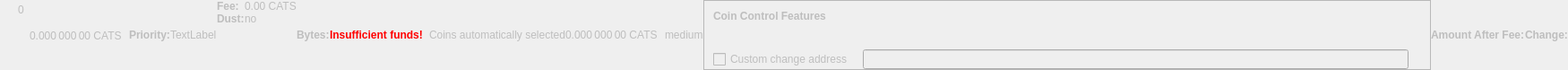
    <widget class="QWidget" name="dummyHideWidget" native="true">
     <property name="enabled">
      <bool>false</bool>
     </property>
     <property name="maximumSize">
      <size>
       <width>100</width>
       <height>22</height>
      </size>
     </property>
     <layout class="QHBoxLayout" name="dummyHideLayout">
      <property name="spacing">
       <number>0</number>
      </property>
      <property name="margin">
       <number>0</number>
      </property>
      <item>
       <layout class="QFormLayout" name="formLayoutCoinControl1">
        <property name="horizontalSpacing">
         <number>10</number>
        </property>
        <property name="verticalSpacing">
         <number>14</number>
        </property>
        <property name="leftMargin">
         <number>10</number>
        </property>
        <property name="topMargin">
         <number>4</number>
        </property>
        <property name="rightMargin">
         <number>6</number>
        </property>
        <item row="0" column="1">
         <widget class="QLabel" name="labelCoinControlBytes">
          <property name="cursor">
           <cursorShape>IBeamCursor</cursorShape>
          </property>
          <property name="contextMenuPolicy">
           <enum>Qt::ActionsContextMenu</enum>
          </property>
          <property name="text">
           <string notr="true">0</string>
          </property>
          <property name="textInteractionFlags">
           <set>Qt::LinksAccessibleByMouse|Qt::TextSelectableByKeyboard|Qt::TextSelectableByMouse</set>
          </property>
         </widget>
        </item>
       </layout>
      </item>
      <item>
       <widget class="QLabel" name="labelCoinControlAfterFee">
        <property name="enabled">
         <bool>false</bool>
        </property>
        <property name="sizePolicy">
         <sizepolicy hsizetype="Fixed" vsizetype="Fixed">
          <horstretch>0</horstretch>
          <verstretch>0</verstretch>
         </sizepolicy>
        </property>
        <property name="minimumSize">
         <size>
          <width>111</width>
          <height>12</height>
         </size>
        </property>
        <property name="maximumSize">
         <size>
          <width>111</width>
          <height>12</height>
         </size>
        </property>
        <property name="cursor">
         <cursorShape>IBeamCursor</cursorShape>
        </property>
        <property name="contextMenuPolicy">
         <enum>Qt::ActionsContextMenu</enum>
        </property>
        <property name="text">
         <string notr="true">0.000 000 00 CATS</string>
        </property>
        <property name="textInteractionFlags">
         <set>Qt::LinksAccessibleByMouse|Qt::TextSelectableByKeyboard|Qt::TextSelectableByMouse</set>
        </property>
       </widget>
      </item>
      <item>
       <widget class="QLabel" name="labelCoinControlPriorityText">
        <property name="enabled">
         <bool>false</bool>
        </property>
        <property name="font">
         <font>
          <weight>75</weight>
          <bold>true</bold>
         </font>
        </property>
        <property name="text">
         <string>Priority:</string>
        </property>
       </widget>
      </item>
      <item>
       <layout class="QHBoxLayout" name="horizontalLayout">
        <item>
         <widget class="QLabel" name="WarningLabel">
          <property name="text">
           <string>TextLabel</string>
          </property>
         </widget>
        </item>
       </layout>
      </item>
      <item>
       <layout class="QFormLayout" name="formLayoutCoinControl3">
        <property name="horizontalSpacing">
         <number>0</number>
        </property>
        <property name="verticalSpacing">
         <number>0</number>
        </property>
        <property name="leftMargin">
         <number>0</number>
        </property>
        <property name="topMargin">
         <number>0</number>
        </property>
        <property name="rightMargin">
         <number>0</number>
        </property>
        <item row="0" column="0">
         <widget class="QLabel" name="labelCoinControlFeeText">
          <property name="enabled">
           <bool>false</bool>
          </property>
          <property name="font">
           <font>
            <weight>75</weight>
            <bold>true</bold>
           </font>
          </property>
          <property name="text">
           <string>Fee:</string>
          </property>
          <property name="margin">
           <number>0</number>
          </property>
         </widget>
        </item>
        <item row="0" column="1">
         <widget class="QLabel" name="labelCoinControlFee">
          <property name="enabled">
           <bool>false</bool>
          </property>
          <property name="cursor">
           <cursorShape>IBeamCursor</cursorShape>
          </property>
          <property name="contextMenuPolicy">
           <enum>Qt::ActionsContextMenu</enum>
          </property>
          <property name="text">
           <string notr="true">0.00 CATS</string>
          </property>
          <property name="textInteractionFlags">
           <set>Qt::LinksAccessibleByMouse|Qt::TextSelectableByKeyboard|Qt::TextSelectableByMouse</set>
          </property>
         </widget>
        </item>
        <item row="1" column="0">
         <widget class="QLabel" name="labelCoinControlLowOutputText">
          <property name="enabled">
           <bool>false</bool>
          </property>
          <property name="font">
           <font>
            <weight>75</weight>
            <bold>true</bold>
           </font>
          </property>
          <property name="text">
           <string>Dust:</string>
          </property>
         </widget>
        </item>
        <item row="1" column="1">
         <widget class="QLabel" name="labelCoinControlLowOutput">
          <property name="enabled">
           <bool>false</bool>
          </property>
          <property name="cursor">
           <cursorShape>IBeamCursor</cursorShape>
          </property>
          <property name="contextMenuPolicy">
           <enum>Qt::ActionsContextMenu</enum>
          </property>
          <property name="text">
           <string>no</string>
          </property>
          <property name="textInteractionFlags">
           <set>Qt::LinksAccessibleByMouse|Qt::TextSelectableByKeyboard|Qt::TextSelectableByMouse</set>
          </property>
         </widget>
        </item>
       </layout>
      </item>
      <item>
       <widget class="QLabel" name="labelCoinControlBytesText">
        <property name="enabled">
         <bool>false</bool>
        </property>
        <property name="font">
         <font>
          <weight>75</weight>
          <bold>true</bold>
         </font>
        </property>
        <property name="text">
         <string>Bytes:</string>
        </property>
       </widget>
      </item>
      <item>
       <layout class="QFormLayout" name="formLayoutCoinControl2">
        <property name="horizontalSpacing">
         <number>0</number>
        </property>
        <property name="verticalSpacing">
         <number>0</number>
        </property>
        <property name="leftMargin">
         <number>0</number>
        </property>
        <property name="topMargin">
         <number>0</number>
        </property>
        <property name="rightMargin">
         <number>0</number>
        </property>
       </layout>
      </item>
      <item>
       <layout class="QHBoxLayout" name="horizontalLayoutCoinControl2">
        <property name="spacing">
         <number>0</number>
        </property>
        <property name="bottomMargin">
         <number>0</number>
        </property>
       </layout>
      </item>
      <item>
       <widget class="QLabel" name="labelCoinControlInsuffFunds">
        <property name="enabled">
         <bool>false</bool>
        </property>
        <property name="minimumSize">
         <size>
          <width>0</width>
          <height>0</height>
         </size>
        </property>
        <property name="font">
         <font>
          <weight>75</weight>
          <bold>true</bold>
         </font>
        </property>
        <property name="styleSheet">
         <string notr="true">color:red;font-weight:bold;</string>
        </property>
        <property name="text">
         <string>Insufficient funds!</string>
        </property>
        <property name="margin">
         <number>5</number>
        </property>
       </widget>
      </item>
      <item>
       <layout class="QFormLayout" name="formLayoutCoinControl4">
        <property name="horizontalSpacing">
         <number>0</number>
        </property>
        <property name="verticalSpacing">
         <number>0</number>
        </property>
        <property name="leftMargin">
         <number>0</number>
        </property>
        <property name="topMargin">
         <number>0</number>
        </property>
        <property name="rightMargin">
         <number>0</number>
        </property>
       </layout>
      </item>
      <item>
       <widget class="QLabel" name="labelCoinControlChangeLabel">
        <property name="enabled">
         <bool>false</bool>
        </property>
        <property name="sizePolicy">
         <sizepolicy hsizetype="Preferred" vsizetype="Expanding">
          <horstretch>0</horstretch>
          <verstretch>0</verstretch>
         </sizepolicy>
        </property>
        <property name="minimumSize">
         <size>
          <width>0</width>
          <height>0</height>
         </size>
        </property>
        <property name="text">
         <string/>
        </property>
        <property name="margin">
         <number>3</number>
        </property>
       </widget>
      </item>
      <item>
       <widget class="QLabel" name="labelCoinControlAutomaticallySelected">
        <property name="enabled">
         <bool>false</bool>
        </property>
        <property name="sizePolicy">
         <sizepolicy hsizetype="Fixed" vsizetype="Fixed">
          <horstretch>0</horstretch>
          <verstretch>0</verstretch>
         </sizepolicy>
        </property>
        <property name="minimumSize">
         <size>
          <width>0</width>
          <height>0</height>
         </size>
        </property>
        <property name="maximumSize">
         <size>
          <width>240</width>
          <height>16777215</height>
         </size>
        </property>
        <property name="text">
         <string>Coins automatically selected</string>
        </property>
        <property name="margin">
         <number>5</number>
        </property>
       </widget>
      </item>
      <item>
       <widget class="QLabel" name="labelCoinControlChange">
        <property name="enabled">
         <bool>false</bool>
        </property>
        <property name="sizePolicy">
         <sizepolicy hsizetype="Fixed" vsizetype="Fixed">
          <horstretch>0</horstretch>
          <verstretch>0</verstretch>
         </sizepolicy>
        </property>
        <property name="minimumSize">
         <size>
          <width>111</width>
          <height>0</height>
         </size>
        </property>
        <property name="maximumSize">
         <size>
          <width>111</width>
          <height>16777215</height>
         </size>
        </property>
        <property name="cursor">
         <cursorShape>IBeamCursor</cursorShape>
        </property>
        <property name="contextMenuPolicy">
         <enum>Qt::ActionsContextMenu</enum>
        </property>
        <property name="text">
         <string notr="true">0.000 000 00 CATS</string>
        </property>
        <property name="textInteractionFlags">
         <set>Qt::LinksAccessibleByMouse|Qt::TextSelectableByKeyboard|Qt::TextSelectableByMouse</set>
        </property>
       </widget>
      </item>
      <item>
       <widget class="QLabel" name="labelCoinControlPriority">
        <property name="enabled">
         <bool>false</bool>
        </property>
        <property name="cursor">
         <cursorShape>IBeamCursor</cursorShape>
        </property>
        <property name="contextMenuPolicy">
         <enum>Qt::ActionsContextMenu</enum>
        </property>
        <property name="text">
         <string>medium</string>
        </property>
        <property name="textInteractionFlags">
         <set>Qt::LinksAccessibleByMouse|Qt::TextSelectableByKeyboard|Qt::TextSelectableByMouse</set>
        </property>
       </widget>
      </item>
      <item>
       <widget class="QFrame" name="frameCoinControl">
        <property name="sizePolicy">
         <sizepolicy hsizetype="Expanding" vsizetype="Expanding">
          <horstretch>0</horstretch>
          <verstretch>0</verstretch>
         </sizepolicy>
        </property>
        <property name="maximumSize">
         <size>
          <width>16777215</width>
          <height>16777215</height>
         </size>
        </property>
        <property name="frameShape">
         <enum>QFrame::StyledPanel</enum>
        </property>
        <property name="frameShadow">
         <enum>QFrame::Sunken</enum>
        </property>
        <layout class="QVBoxLayout" name="verticalLayoutCoinControl2_2">
         <property name="spacing">
          <number>0</number>
         </property>
         <property name="margin">
          <number>0</number>
         </property>
         <item>
          <layout class="QVBoxLayout" name="verticalLayoutCoinControl" stretch="0,0,0,1">
           <property name="spacing">
            <number>0</number>
           </property>
           <property name="leftMargin">
            <number>10</number>
           </property>
           <property name="topMargin">
            <number>10</number>
           </property>
           <item>
            <layout class="QHBoxLayout" name="horizontalLayoutCoinControl1">
             <property name="bottomMargin">
              <number>15</number>
             </property>
             <item>
              <widget class="QLabel" name="labelCoinControlFeatures">
               <property name="enabled">
                <bool>false</bool>
               </property>
               <property name="sizePolicy">
                <sizepolicy hsizetype="Preferred" vsizetype="Maximum">
                 <horstretch>0</horstretch>
                 <verstretch>0</verstretch>
                </sizepolicy>
               </property>
               <property name="font">
                <font>
                 <weight>75</weight>
                 <bold>true</bold>
                </font>
               </property>
               <property name="styleSheet">
                <string notr="true">font-weight:bold;</string>
               </property>
               <property name="text">
                <string>Coin Control Features</string>
               </property>
              </widget>
             </item>
            </layout>
           </item>
           <item>
            <widget class="QWidget" name="widgetCoinControl" native="true">
             <property name="sizePolicy">
              <sizepolicy hsizetype="Preferred" vsizetype="Preferred">
               <horstretch>0</horstretch>
               <verstretch>0</verstretch>
              </sizepolicy>
             </property>
             <property name="minimumSize">
              <size>
               <width>0</width>
               <height>0</height>
              </size>
             </property>
             <property name="styleSheet">
              <string notr="true"/>
             </property>
             <layout class="QHBoxLayout" name="horizontalLayoutCoinControl5_2">
              <property name="margin">
               <number>0</number>
              </property>
              <item>
               <layout class="QHBoxLayout" name="horizontalLayoutCoinControl3">
                <property name="spacing">
                 <number>20</number>
                </property>
                <property name="topMargin">
                 <number>0</number>
                </property>
                <property name="bottomMargin">
                 <number>10</number>
                </property>
               </layout>
              </item>
             </layout>
            </widget>
           </item>
           <item>
            <layout class="QHBoxLayout" name="horizontalLayoutCoinControl4" stretch="0,0,0">
             <property name="spacing">
              <number>12</number>
             </property>
             <property name="sizeConstraint">
              <enum>QLayout::SetDefaultConstraint</enum>
             </property>
             <property name="topMargin">
              <number>5</number>
             </property>
             <property name="rightMargin">
              <number>5</number>
             </property>
             <item>
              <widget class="QCheckBox" name="checkBoxCoinControlChange">
               <property name="enabled">
                <bool>false</bool>
               </property>
               <property name="toolTip">
                <string>If this is activated, but the change address is empty or invalid, change will be sent to a newly generated address.</string>
               </property>
               <property name="text">
                <string>Custom change address</string>
               </property>
              </widget>
             </item>
             <item>
              <widget class="QValidatedLineEdit" name="lineEditCoinControlChange">
               <property name="enabled">
                <bool>false</bool>
               </property>
               <property name="sizePolicy">
                <sizepolicy hsizetype="Expanding" vsizetype="Fixed">
                 <horstretch>0</horstretch>
                 <verstretch>0</verstretch>
                </sizepolicy>
               </property>
              </widget>
             </item>
             <item>
              <widget class="QLabel" name="labelCoinControlChangeLabel_2">
               <property name="sizePolicy">
                <sizepolicy hsizetype="Preferred" vsizetype="Expanding">
                 <horstretch>0</horstretch>
                 <verstretch>0</verstretch>
                </sizepolicy>
               </property>
               <property name="minimumSize">
                <size>
                 <width>0</width>
                 <height>0</height>
                </size>
               </property>
               <property name="text">
                <string/>
               </property>
               <property name="margin">
                <number>3</number>
               </property>
              </widget>
             </item>
            </layout>
           </item>
           <item>
            <spacer name="verticalSpacerCoinControl">
             <property name="orientation">
              <enum>Qt::Vertical</enum>
             </property>
             <property name="sizeHint" stdset="0">
              <size>
               <width>800</width>
               <height>1</height>
              </size>
             </property>
            </spacer>
           </item>
          </layout>
         </item>
        </layout>
       </widget>
      </item>
      <item>
       <widget class="QLabel" name="labelCoinControlAfterFeeText">
        <property name="enabled">
         <bool>false</bool>
        </property>
        <property name="minimumSize">
         <size>
          <width>0</width>
          <height>0</height>
         </size>
        </property>
        <property name="maximumSize">
         <size>
          <width>16777215</width>
          <height>16777215</height>
         </size>
        </property>
        <property name="font">
         <font>
          <weight>75</weight>
          <bold>true</bold>
         </font>
        </property>
        <property name="text">
         <string>Amount After Fee:</string>
        </property>
        <property name="alignment">
         <set>Qt::AlignLeading|Qt::AlignLeft|Qt::AlignVCenter</set>
        </property>
        <property name="margin">
         <number>0</number>
        </property>
       </widget>
      </item>
      <item>
       <widget class="QLabel" name="labelCoinControlChangeText">
        <property name="enabled">
         <bool>false</bool>
        </property>
        <property name="sizePolicy">
         <sizepolicy hsizetype="Preferred" vsizetype="Preferred">
          <horstretch>0</horstretch>
          <verstretch>0</verstretch>
         </sizepolicy>
        </property>
        <property name="minimumSize">
         <size>
          <width>0</width>
          <height>0</height>
         </size>
        </property>
        <property name="maximumSize">
         <size>
          <width>16777215</width>
          <height>16777215</height>
         </size>
        </property>
        <property name="font">
         <font>
          <weight>75</weight>
          <bold>true</bold>
         </font>
        </property>
        <property name="text">
         <string>Change:</string>
        </property>
        <property name="alignment">
         <set>Qt::AlignLeading|Qt::AlignLeft|Qt::AlignVCenter</set>
        </property>
       </widget>
      </item>
     </layout>
    </widget>
